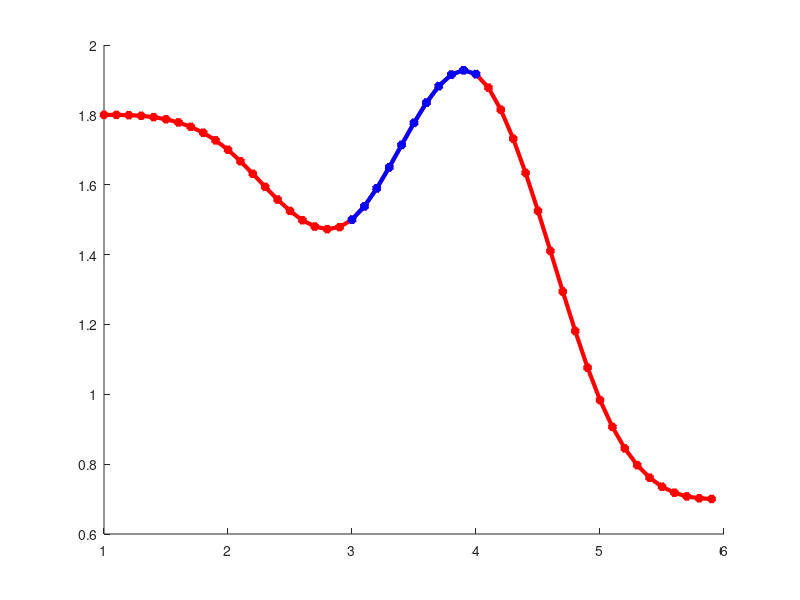

Here is the MATLAB script that generated this plot:
clc;clear;
Q0 = 1.8;
Q1 = 1.8;
Q2 = 1.8;
Q3 = 1.8;
Q4 = 1.2;
Q5 = 2.4;
Q6 = 0.7;
Q7 = 0.7;
Q8 = 0.7;
Q9 = 0.7;

i= -3:0.1:6.9;
C_u = [];

for u=-3:0.1:-2.1
    N0 = (u+3)^3/6;
    %C_u = [C_u,N0];
    C_u = [C_u,N0*Q0];
end


for u=-2:0.1:-1.1
    N0 = -(u+3)^3/2 + 2*(u+3)^2-2*(u+3)+2/3;
    N1 = (u+2)^3/6;
    %C_u = [C_u,N1];
    C_u = [C_u,N0*Q0+N1*Q1];
end


for u=-1:0.1:-0.1
    N0 = (u+3)^3/2 - 4*(u+3)^2 + 10*(u+3)-22/3;
    N1 = -(u+2)^3/2 + 2*(u+2)^2-2*(u+2)+2/3;
    N2 = (u+1)^3/6;
    %C_u = [C_u,N2];
    C_u = [C_u,N0*Q0+N1*Q1+N2*Q2];
end


for u=0:0.1:0.9
    N0 = -(u+3)^3/6 + 2*(u+3)^2 - 8*(u+3) + 32/3;
    N1 = (u+2)^3/2 - 4*(u+2)^2 + 10*(u+2)-22/3;
    N2 = -(u+1)^3/2 + 2*(u+1)^2-2*(u+1)+2/3;
    N3 = (u)^3/6;
   % C_u = [C_u,N3];
    C_u = [C_u,N0*Q0+N1*Q1+N2*Q2+N3*Q3];
end


for u=1:0.1:1.9
    N1 = -(u+2)^3/6 + 2*(u+2)^2 - 8*(u+2) + 32/3;
    N2 = (u+1)^3/2 - 4*(u+1)^2 + 10*(u+1)-22/3;
    N3 = -(u)^3/2 + 2*(u)^2-2*(u)+2/3;
    N4 = (u-1)^3/6;
    %C_u = [C_u,N4];
    C_u = [C_u,N1*Q1+N2*Q2+N3*Q3+N4*Q4];
end


for u=2:0.1:2.9
    N2 = -(u+1)^3/6 + 2*(u+1)^2 - 8*(u+1) + 32/3;
    N3 = (u)^3/2 - 4*(u)^2 + 10*(u)-22/3;
    N4 = -(u-1)^3/2 + 2*(u-1)^2-2*(u-1)+2/3;
    N5 = (u-2)^3/6;
    %C_u = [C_u,N5];
    C_u = [C_u,N2*Q2+N3*Q3+N4*Q4+N5*Q5];
end

for u=3:0.1:3.9
    N3 = -(u)^3/6 + 2*(u)^2 - 8*(u) + 32/3;
    N4 = (u-1)^3/2 - 4*(u-1)^2 + 10*(u-1)-22/3;
    N5 = -(u-2)^3/2 + 2*(u-2)^2-2*(u-2)+2/3;
    N6 = (u-3)^3/6;
    %C_u = [C_u,N6];
    C_u = [C_u,N3*Q3+N4*Q4+N5*Q5+N6*Q6];
end

for u=4:0.1:4.9
    N4 = -(u-1)^3/6 + 2*(u-1)^2 - 8*(u-1) + 32/3;
    N5 = (u-2)^3/2 - 4*(u-2)^2 + 10*(u-2)-22/3;
    N6 = -(u-3)^3/2 + 2*(u-3)^2-2*(u-3)+2/3;
    N7 = (u-4)^3/6;
    %C_u = [C_u,N7];
    C_u = [C_u,N4*Q4+N5*Q5+N6*Q6+N7*Q7];
end

for u=5:0.1:5.9
    N5 = -(u-2)^3/6 + 2*(u-2)^2 - 8*(u-2) + 32/3;
    N6 = (u-3)^3/2 - 4*(u-3)^2 + 10*(u-3)-22/3;
    N7 = -(u-4)^3/2 + 2*(u-4)^2-2*(u-4)+2/3;
    N8 = (u-5)^3/6;
    %C_u = [C_u,N8];
    C_u = [C_u,N5*Q5+N6*Q6+N7*Q7+N8*Q8];
end

for u=6:0.1:6.9
    N6 = -(u-3)^3/6 + 2*(u-3)^2 - 8*(u-3) + 32/3;
    N7 = (u-4)^3/2 - 4*(u-4)^2 + 10*(u-4)-22/3;
    N8 = -(u-5)^3/2 + 2*(u-5)^2-2*(u-5)+2/3;
    N9 = (u-6)^3/6;
    %C_u = [C_u,N9];
    C_u = [C_u,N6*Q6+N7*Q7+N8*Q8+N9*Q9];
end
% 
% for u=7:0.1:7.9
%     N7 = -(u-4)^3/6 + 2*(u-4)^2 - 8*(u-4) + 32/3;
%     N8 = (u-5)^3/2 - 4*(u-5)^2 + 10*(u-5)-22/3;
%     N9 = -(u-6)^3/2 + 2*(u-6)^2-2*(u-6)+2/3;
%     N10 = (u-7)^3/6;
%     %C_u = [C_u,N10];
%     C_u = [C_u,N2*Q2+N3*Q3+N4*Q4+N5*Q5];
% end
hold on
plot(i(41:90),C_u(41:90),'r*-','LineWidth',3);
plot(i(61:71),C_u(61:71),'b*-','LineWidth',3);